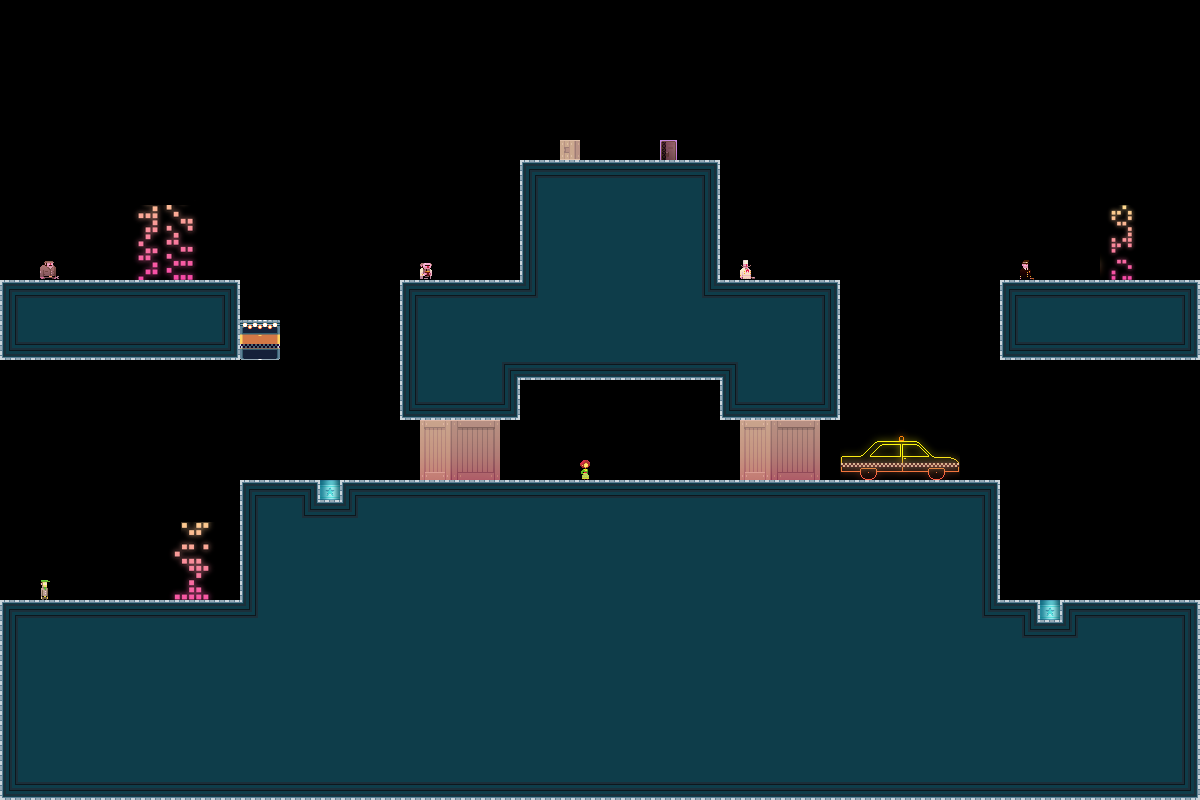

A 2D game scene composited from a Tiled map and its tileset images. What follows is a short description and the map's XML, with each tile layer's data collapsed to a summary:
An orthogonal 60x40 tile map with 20x20 px tiles, 1 tile layer (bg).

<map version="1.0" orientation="orthogonal" width="60" height="40" tilewidth="20" tileheight="20">
 <tileset firstgid="1" name="tiles_newyork" tilewidth="20" tileheight="20">
  <image source="../../../../../XNAModeContent/Lemonade/tiles_newyork.png" width="400" height="400" />
  <terraintypes>
   <terrain name="solid" tile="-1" />
  </terraintypes>
  <tile id="8" terrain=",,,0" />
  <tile id="9" terrain=",,0,0" />
  <tile id="10" terrain=",,0,0" />
  <tile id="11" terrain=",,0,0" />
  <tile id="12" terrain=",,0,0" />
  <tile id="13" terrain=",,0,0" />
  <tile id="14" terrain=",,0," />
  <tile id="15" terrain="0,0,0," />
  <tile id="16" terrain="0,0,,0" />
  <tile id="28" terrain=",0,,0" />
  <tile id="34" terrain="0,,0," />
  <tile id="35" terrain="0,,0,0" />
  <tile id="36" terrain=",0,0,0" />
  <tile id="48" terrain=",0,,0" />
  <tile id="54" terrain="0,,0," />
  <tile id="68" terrain=",0,,0" />
  <tile id="74" terrain="0,,0," />
  <tile id="88" terrain=",0,,0" />
  <tile id="94" terrain="0,,0," />
  <tile id="108" terrain=",0,,0" />
  <tile id="114" terrain="0,,0," />
  <tile id="128" terrain=",0,," />
  <tile id="129" terrain="0,0,," />
  <tile id="130" terrain="0,0,," />
  <tile id="131" terrain="0,0,," />
  <tile id="132" terrain="0,0,," />
  <tile id="133" terrain="0,0,," />
  <tile id="134" terrain="0,,," />
  <tile id="194" terrain="0,0,0,0" />
  <tile id="356">
   <properties>
    <property name="LargeCrate" value="" />
   </properties>
  </tile>
  <tile id="380">
   <properties>
    <property name="Andre" value="" />
   </properties>
  </tile>
  <tile id="381">
   <properties>
    <property name="Liselot" value="" />
   </properties>
  </tile>
  <tile id="382">
   <properties>
    <property name="Amsterdaam" value="" />
   </properties>
  </tile>
  <tile id="383">
   <properties>
    <property name="Worker" value="" />
   </properties>
  </tile>
  <tile id="384">
   <properties>
    <property name="Inspector" value="" />
   </properties>
  </tile>
  <tile id="385">
   <properties>
    <property name="Chef" value="" />
   </properties>
  </tile>
  <tile id="386">
   <properties>
    <property name="Exit" value="" />
   </properties>
  </tile>
  <tile id="387">
   <properties>
    <property name="Trampoline" value="" />
   </properties>
  </tile>
  <tile id="388">
   <properties>
    <property name="SmallCrate" value="" />
   </properties>
  </tile>
  <tile id="389">
   <properties>
    <property name="SugarBag" value="" />
   </properties>
  </tile>
 </tileset>
 <layer name="bg" width="60" height="40">
  <data>[2400 cells, 1246 non-empty, 138 distinct tile ids]</data>
 </layer>
 <objectgroup name="boxes" width="60" height="40" />
</map>
